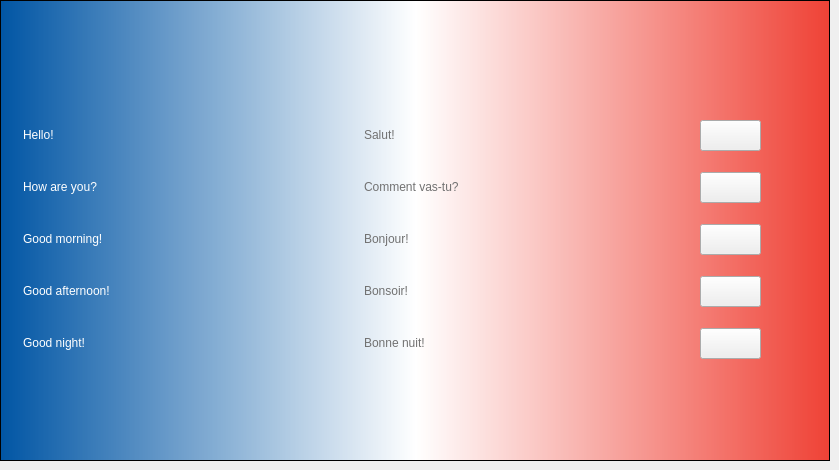
  <widget class="QWidget" name="tab_3">
   <attribute name="title">
    <string>French</string>
   </attribute>
   <widget class="QFrame" name="frame_3">
    <property name="geometry">
     <rect>
      <x>0</x>
      <y>0</y>
      <width>830</width>
      <height>461</height>
     </rect>
    </property>
    <property name="styleSheet">
     <string notr="true">QFrame {
	color: white;
}

QFrame#frame_3 {
	background-color: qlineargradient(spread:pad, x1:0, y1:0, x2:1, y2:0, stop:0 rgba(0, 85, 164, 255), stop:0.5 rgba(255, 255, 255, 255), stop:1 rgba(239, 65, 53, 255));
}</string>
    </property>
    <property name="frameShape">
     <enum>QFrame::StyledPanel</enum>
    </property>
    <property name="frameShadow">
     <enum>QFrame::Raised</enum>
    </property>
    <widget class="QLabel" name="lb_flag_french">
     <property name="geometry">
      <rect>
       <x>364</x>
       <y>20</y>
       <width>102</width>
       <height>64</height>
      </rect>
     </property>
     <property name="styleSheet">
      <string notr="true"/>
     </property>
     <property name="text">
      <string/>
     </property>
    </widget>
    <widget class="QLabel" name="label_25">
     <property name="geometry">
      <rect>
       <x>23</x>
       <y>112</y>
       <width>100</width>
       <height>46</height>
      </rect>
     </property>
     <property name="styleSheet">
      <string notr="true">font: 75 28pt &quot;Trebuchet MS&quot;;</string>
     </property>
     <property name="text">
      <string>Hello!</string>
     </property>
    </widget>
    <widget class="QLabel" name="label_26">
     <property name="geometry">
      <rect>
       <x>23</x>
       <y>320</y>
       <width>196</width>
       <height>46</height>
      </rect>
     </property>
     <property name="styleSheet">
      <string notr="true">font: 75 28pt &quot;Trebuchet MS&quot;;</string>
     </property>
     <property name="text">
      <string>Good night!</string>
     </property>
    </widget>
    <widget class="QLabel" name="label_27">
     <property name="geometry">
      <rect>
       <x>23</x>
       <y>164</y>
       <width>219</width>
       <height>46</height>
      </rect>
     </property>
     <property name="styleSheet">
      <string notr="true">font: 75 28pt &quot;Trebuchet MS&quot;;</string>
     </property>
     <property name="text">
      <string>How are you?</string>
     </property>
    </widget>
    <widget class="QLabel" name="label_28">
     <property name="geometry">
      <rect>
       <x>23</x>
       <y>216</y>
       <width>246</width>
       <height>46</height>
      </rect>
     </property>
     <property name="styleSheet">
      <string notr="true">font: 75 28pt &quot;Trebuchet MS&quot;;</string>
     </property>
     <property name="text">
      <string>Good morning!</string>
     </property>
    </widget>
    <widget class="QLabel" name="label_29">
     <property name="geometry">
      <rect>
       <x>23</x>
       <y>268</y>
       <width>273</width>
       <height>46</height>
      </rect>
     </property>
     <property name="styleSheet">
      <string notr="true">font: 75 28pt &quot;Trebuchet MS&quot;;</string>
     </property>
     <property name="text">
      <string>Good afternoon!</string>
     </property>
    </widget>
    <widget class="QPushButton" name="bt_french_1">
     <property name="enabled">
      <bool>true</bool>
     </property>
     <property name="geometry">
      <rect>
       <x>700</x>
       <y>120</y>
       <width>61</width>
       <height>31</height>
      </rect>
     </property>
     <property name="styleSheet">
      <string notr="true"/>
     </property>
     <property name="text">
      <string/>
     </property>
    </widget>
    <widget class="QPushButton" name="bt_french_2">
     <property name="geometry">
      <rect>
       <x>700</x>
       <y>172</y>
       <width>61</width>
       <height>31</height>
      </rect>
     </property>
     <property name="text">
      <string/>
     </property>
    </widget>
    <widget class="QPushButton" name="bt_french_3">
     <property name="geometry">
      <rect>
       <x>700</x>
       <y>224</y>
       <width>61</width>
       <height>31</height>
      </rect>
     </property>
     <property name="text">
      <string/>
     </property>
    </widget>
    <widget class="QPushButton" name="bt_french_4">
     <property name="geometry">
      <rect>
       <x>700</x>
       <y>276</y>
       <width>61</width>
       <height>31</height>
      </rect>
     </property>
     <property name="text">
      <string/>
     </property>
    </widget>
    <widget class="QPushButton" name="bt_french_5">
     <property name="geometry">
      <rect>
       <x>700</x>
       <y>328</y>
       <width>61</width>
       <height>31</height>
      </rect>
     </property>
     <property name="text">
      <string/>
     </property>
    </widget>
    <widget class="QLabel" name="label_30">
     <property name="geometry">
      <rect>
       <x>364</x>
       <y>216</y>
       <width>246</width>
       <height>46</height>
      </rect>
     </property>
     <property name="styleSheet">
      <string notr="true">font: 75 28pt &quot;Trebuchet MS&quot;;
color: #717171;</string>
     </property>
     <property name="text">
      <string>Bonjour!</string>
     </property>
    </widget>
    <widget class="QLabel" name="label_31">
     <property name="geometry">
      <rect>
       <x>364</x>
       <y>164</y>
       <width>301</width>
       <height>46</height>
      </rect>
     </property>
     <property name="styleSheet">
      <string notr="true">font: 75 28pt &quot;Trebuchet MS&quot;;
color: #717171;</string>
     </property>
     <property name="text">
      <string>Comment vas-tu?</string>
     </property>
    </widget>
    <widget class="QLabel" name="label_32">
     <property name="geometry">
      <rect>
       <x>364</x>
       <y>268</y>
       <width>273</width>
       <height>46</height>
      </rect>
     </property>
     <property name="styleSheet">
      <string notr="true">font: 75 28pt &quot;Trebuchet MS&quot;;
color: #717171;</string>
     </property>
     <property name="text">
      <string>Bonsoir!</string>
     </property>
    </widget>
    <widget class="QLabel" name="label_33">
     <property name="geometry">
      <rect>
       <x>364</x>
       <y>320</y>
       <width>196</width>
       <height>46</height>
      </rect>
     </property>
     <property name="styleSheet">
      <string notr="true">font: 75 28pt &quot;Trebuchet MS&quot;;
color: #717171;</string>
     </property>
     <property name="text">
      <string>Bonne nuit!</string>
     </property>
    </widget>
    <widget class="QLabel" name="label_34">
     <property name="geometry">
      <rect>
       <x>364</x>
       <y>112</y>
       <width>221</width>
       <height>46</height>
      </rect>
     </property>
     <property name="styleSheet">
      <string notr="true">font: 75 28pt &quot;Trebuchet MS&quot;;
color: #717171;</string>
     </property>
     <property name="text">
      <string>Salut!</string>
     </property>
    </widget>
   </widget>
  </widget>
